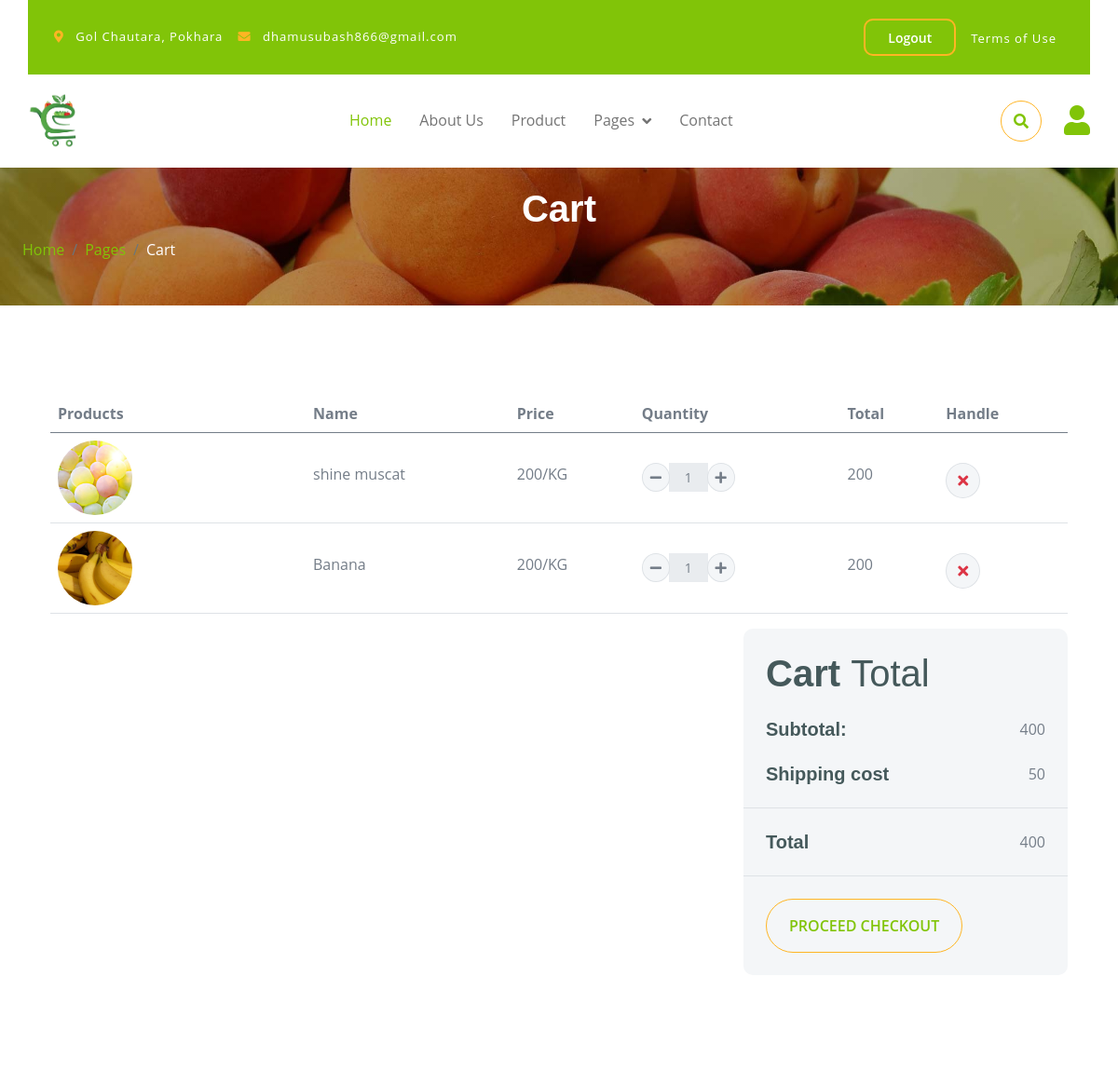
The page /cart/ (signed in, upper part) on the database as committed earlier.
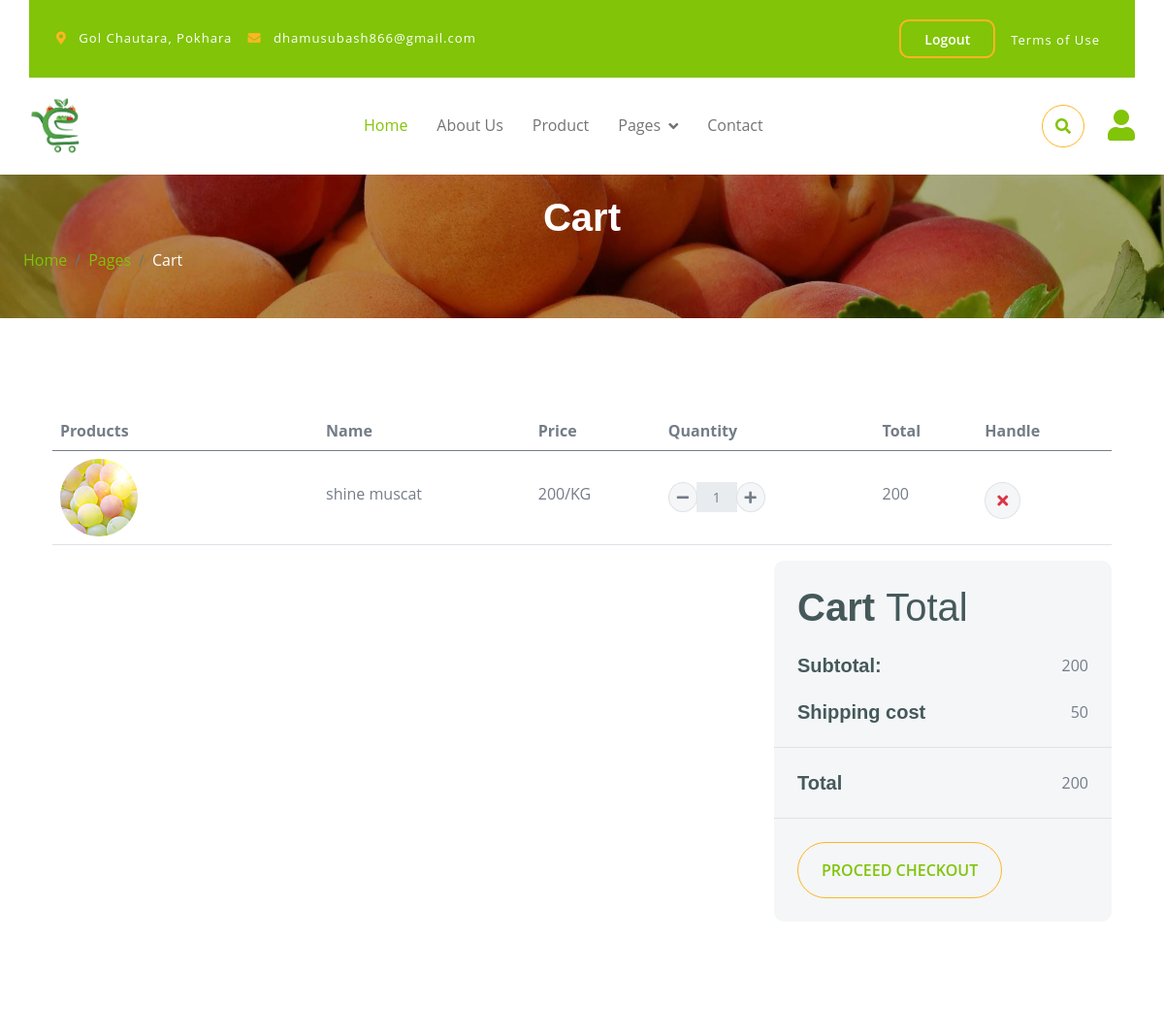
The same page on the database as committed later.
### cart/models.py (models this page shows, shortened)
class Cart(models.Model):
    user = models.ForeignKey('accounts.CustomUser', on_delete=models.CASCADE, related_name='cart_items')
    product = models.ForeignKey('sabji.Product', on_delete=models.CASCADE)
    quantity = models.PositiveIntegerField()
    def total_price(self):
        return self.product.price * self.quantity
    class Meta:
        unique_together = ('user', 'product')

### sabji/models.py (models this page shows, shortened)
class Product(models.Model):
    name = models.CharField(max_length=100)
    price = models.IntegerField(help_text='Price per kilo')
    description = models.TextField()
    image = models.ImageField(upload_to='product_images/')
    quantity = models.IntegerField()
    category = models.ForeignKey('Category', on_delete=models.SET_NULL, related_name='products',null=True)

### cart/views.py (the view)
# urls.py: path('cart/', views.cart, name="cart"),
def cart(request):
    carts = Cart.objects.filter(user=request.user)
    total = 0
    for cart in carts:
        total += cart.product.price * cart.quantity
    context = {
        'total': total,
        'shipping': 50,
    }
    return render(request,'cart/cart.html',context)

### sabji/processors.py (called while the page is built)
def productprocessor(request):
    products = Product.objects.filter(quantity__gt=0)
    lowest_price = products.filter(quantity__gt=0).order_by('price').first()
    return {'products': products, 'lowest_price': lowest_price}

def categoryprocessor(request):
    categories = Category.objects.all()
    return {'categories': categories}

### templates/cart/cart.html
{% extends "base.html" %}
{% block content %}
        <div class="container-fluid page-header py-5">
            <h1 class="text-center text-white display-6">Cart</h1>
            <ol class="breadcrumb justify-content-start mb-0">
                <li class="breadcrumb-item"><a href="#">Home</a></li>
                <li class="breadcrumb-item"><a href="#">Pages</a></li>
                <li class="breadcrumb-item active text-white">Cart</li>
            </ol>
        </div>
        <div class="container-fluid py-5">
            <div class="container py-5" id="container">
                <div class="table-responsive">
                    <table class="table" >
                        <thead>
                          <tr>
                            <th scope="col">Products</th>
                            <th scope="col">Name</th>
                            <th scope="col">Price</th>
                            <th scope="col">Quantity</th>
                            <th scope="col">Total</th>
                            <th scope="col">Handle</th>
                          </tr>
                        </thead>
                        <tbody>
                            {% for cart in request.user.cart_items.all %}
                            <tr>
                                <th scope="row">
                                    <div class="d-flex align-items-center">
                                        <img src="{{cart.product.image.url}}" class="img-fluid me-5 rounded-circle" style="width: 80px; height: 80px;" alt="">
                                    </div>
                                </th>
                                <td>
                                    <p class="mb-0 mt-4">{{cart.product.name}}</p>
                                </td>
                                <td>
                                    <p class="mb-0 mt-4">{{cart.product.price}}/KG</p>
                                </td>
                                <td>
                                    <div class="input-group quantity mt-4" style="width: 100px;">
                                        <div class="input-group-btn">
                                            <button class="btn btn-sm btn-minus rounded-circle bg-light border"
                                            hx-get="{% url 'decrease_cart' cart.product.id %}"
                                            hx-target="#container"
                                            hx-swap="outerHTML">
                                            <i class="fa fa-minus"></i>
                                            </button>
                                        </div>
                                        <input type="text" class="form-control form-control-sm text-center border-0" value="{{cart.quantity}}" readonly>
                                        <div class="input-group-btn">
                                            <button class="btn btn-sm btn-plus rounded-circle bg-light border"
                                            hx-get="{% url 'increase_cart' cart.product.id %}"
                                            hx-target="#container"
                                            hx-swap="outerHTML">
                                                <i class="fa fa-plus"></i>
                                            </button>
                                        </div>
                                    </div>
                                </td>
                                <td>
                                    <p class="mb-0 mt-4">{{cart.total_price}}</p>
                                </td>
                                <td>
                                    <button
                                    hx-get="{% url 'remove_from_cart' cart.product.id cart.quantity %}"
                                            hx-target="#container"
                                            hx-swap="outerHTML" class="btn btn-md rounded-circle bg-light border mt-4" >
                                        <i class="fa fa-times text-danger"></i>
                                    </button>
                                </td>
                            </tr>
                            {% endfor %}
                        </tbody>
                    </table>
                </div>
                <div class="row g-4 justify-content-end">
                    <div class="col-8"></div>
                    <div class="col-sm-8 col-md-7 col-lg-6 col-xl-4">
                        <div class="bg-light rounded">
                            <div class="p-4">
                                <h1 class="display-6 mb-4">Cart <span class="fw-normal">Total</span></h1>
                                <div class="d-flex justify-content-between mb-4">
                                    <h5 class="mb-0 me-4">Subtotal:</h5>
                                    <p class="mb-0">{{total}}</p>
                                </div>
                                <div class="d-flex justify-content-between">
                                    <h5 class="mb-0 me-4">Shipping cost</h5>
                                    <div class="">
                                        <p class="mb-0">{{shipping}}</p>
                                    </div>
                                </div>
                            </div>
                            <div class="py-4 mb-4 border-top border-bottom d-flex justify-content-between">
                                <h5 class="mb-0 ps-4 me-4">Total</h5>
                                <p class="mb-0 pe-4">{{total}}</p>
                            </div>
                            <a href="{% url 'checkout' %}"><button class="btn border-secondary rounded-pill px-4 py-3 text-primary text-uppercase mb-4 ms-4" type="button">Proceed Checkout</button></a>
                        </div>
                    </div>
                </div>
            </div>
        </div>
        {% endblock %}

### templates/base.html (shortened to what this page needs)
<!DOCTYPE html>
{% load static %}
<html lang="en">
<head>
    <link rel="stylesheet" href="https://use.fontawesome.com/releases/v5.15.4/css/all.css"/>
    <link href="https://cdn.jsdelivr.net/npm/bootstrap-icons@1.4.1/font/bootstrap-icons.css" rel="stylesheet">
    <link rel="stylesheet" href="/static/css/bootstrap.css">
    <link rel="stylesheet" href="/static/css/bootstrap.min.css">
    <link rel="stylesheet" href="/static/css/style.css">
    <link rel="stylesheet" href="../static/css/style.css">
</head>
<body>
<div class="container-fluid fixed-top">
    <div class="container topbar bg-primary d-none d-lg-block">
        <div class="d-flex justify-content-between">
            <div class="top-info ps-2">
                <small class="me-3">
                    <i class="fas fa-map-marker-alt me-2 text-secondary"></i>
                    <a href="#" class="text-white">Gol Chautara, Pokhara</a>
                </small>
                <small class="me-3">
                    <i class="fas fa-envelope me-2 text-secondary"></i>
                    <a href="#" class="text-white">dhamusubash866@gmail.com</a>
                </small>
            </div>
            <div class="top-link gap-2 pe-2">
                {% if request.user.is_authenticated %}
                <form action="{% url 'logout' %}" method="post">
                    <button type="submit" class="btn border-2 border-secondary px-3 text-primary"><small class="text-white mx-2">Logout</small></button>
                </form>
                {% else %}
                <a href="{% url 'register' %}" class="btn btn btn-secondary px-3 text-primary"><small class="text-white mx-2">Register</small></a>
                <a href="{% url 'login' %}" class="btn border-2 border-secondary px-3 text-primary"><small class="text-white mx-2">login</small></a>
                {% endif %}
                <a href="#" class="text-white"><small class="text-white mx-2">Terms of Use</small></a>
            </div>
        </div>
    </div>
    <div class="container px-0">
        <nav class="navbar navbar-light bg-white navbar-expand-xl">
            <a href="#" class="navbar-brand">
                <img src="/static/img/Healthy.png" alt="Logo" style="height: 60px;">
            </a>
            <div class="collapse navbar-collapse bg-white" id="navbarCollapse">
                <div class="navbar-nav mx-auto">
                    <a href="{% url 'index' %}" class="nav-item nav-link active">Home</a>
                    <a href="{% url 'about' %}" class="nav-item nav-link">About Us</a>
                    <a href="{% url 'product' %}" class="nav-item nav-link">Product</a>
                    <div class="nav-item dropdown">
                        <a href="#" class="nav-link dropdown-toggle" data-bs-toggle="dropdown">Pages</a>
                    </div>
                    <a href="{% url 'contact' %}" class="nav-item nav-link">Contact</a>
                </div>
                <div class="d-flex m-3 me-0">
                    <button class="btn-search btn border border-secondary btn-md-square rounded-circle bg-white me-4" data-bs-toggle="modal" data-bs-target="#searchModal">
                        <i class="fas fa-search text-primary"></i>
                    </button>
                    {% url 'cart' as cart_url %}
                    <a href="{% url 'user_profile' %}" class="my-auto">
                        <i class="fas fa-user fa-2x"></i>
                    </a>
                </div>
            </div>
        </nav>
    </div>
</div>
        {% block content %}
        {% endblock %}
</body>
</html>

### static/css/style.css (style rules this page uses)
.btn { font-weight: 600; transition: .5s; }
.btn-md-square { width: 44px; height: 44px; }
.btn-square, .btn-sm-square, .btn-md-square, .btn-lg-square { padding: 0; display: flex; align-items: center; justify-content: center; font-weight: normal; }
.btn.border-secondary { transition: 0.5s; }
.fixed-top { transition: 0.5s; background: var(--bs-white); border: 0; }
.topbar { padding: 20px; }
.topbar .top-info { font-size: 15px; line-height: 0; letter-spacing: 1px; display: flex; align-items: center; }
.topbar .top-link { font-size: 15px; line-height: 0; letter-spacing: 1px; display: flex; align-items: center; }
.topbar .top-link a { letter-spacing: 1px; }
.navbar .navbar-nav .nav-link { padding: 10px 15px; font-size: 16px; transition: .5s; }
.navbar { height: 100px; border-bottom: 1px solid rgba(255, 255, 255, .1); }
.navbar .navbar-nav .nav-link:hover, .navbar .navbar-nav .nav-link.active, .fixed-top.bg-white .navbar .navbar-nav .nav-link:hover, .fixed-top.bg-white .navbar .navbar-nav .nav-link.active { color: var(--bs-primary); }
.navbar .dropdown-toggle::after { border: none; content: "\f107"; font-family: "Font Awesome 5 Free"; font-weight: 700; vertical-align: middle; margin-left: 8px; }
.page-header { position: relative; background: linear-gradient(rgba(0, 0, 0, 0.3), rgba(0, 0, 0, 0.3)), url(../img/cart-page-header-img.jpg); background-position: center center; background-repeat: no-repeat; background-size: cover; }
@media (min-width: 992px) { .hero-header, .page-header { margin-top: 152px !important; } }

Rows that differ between the two databases and show on the page:
removed Cart: product.image (picture), product.name "Banana", product.price "200", quantity "1", total_price "200"
Other text that changed with them:
{{ total }}: "400" → "200"
